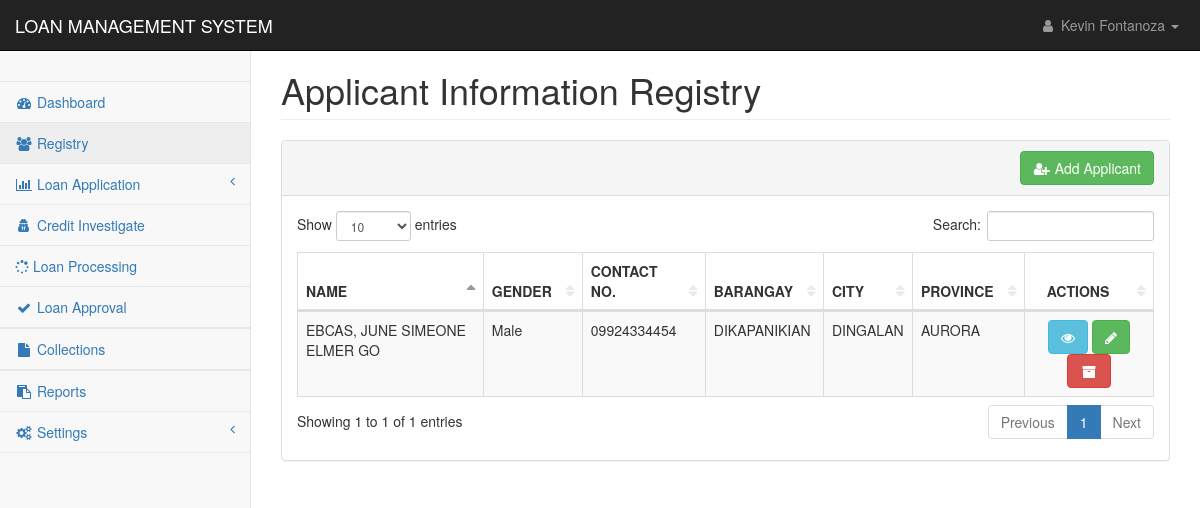
The page /pages/registry_applicant.php (signed in) on the database as committed earlier.
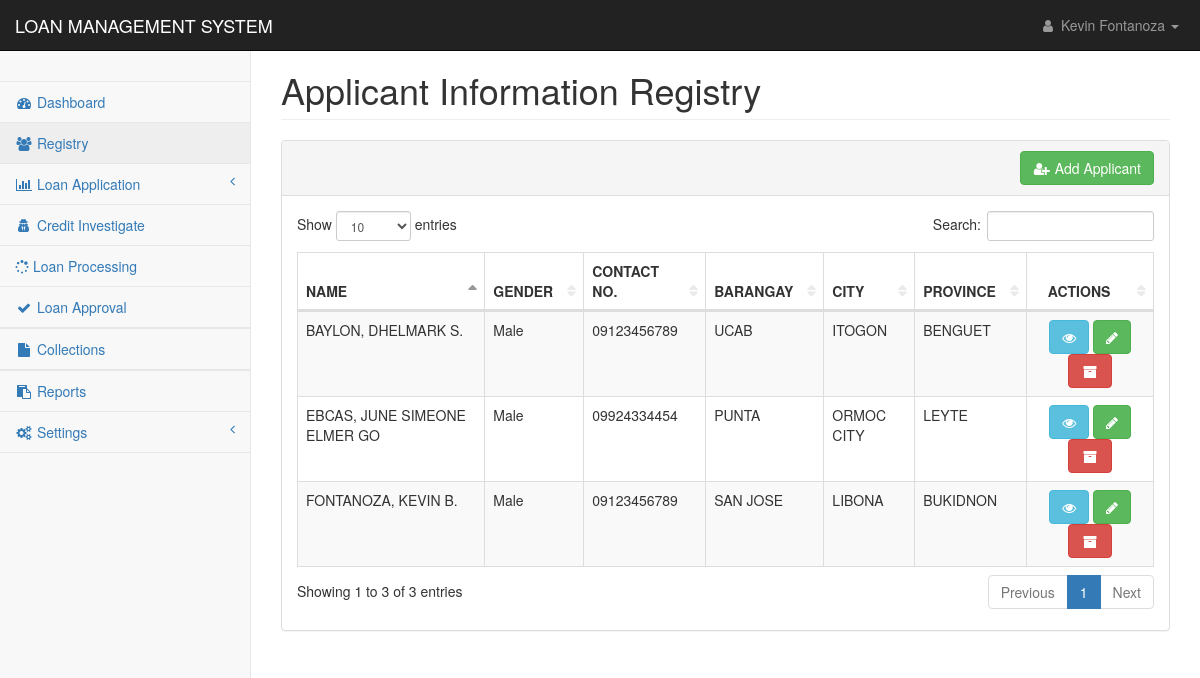
The same page on the database as committed later.
### tables this page shows
CREATE TABLE `applicants_personal` (
  `applicant_id` int(11) NOT NULL,
  `applicant_code` text NOT NULL,
  `firstname` text NOT NULL,
  `middlename` text NOT NULL,
  `lastname` text NOT NULL,
  `suffix` text NOT NULL,
  `nickname` text NOT NULL,
  `age` text NOT NULL,
  `gender` text NOT NULL,
  `contact1` text NOT NULL,
  `mstatus` text NOT NULL,
  `dob1` date NOT NULL,
  `pob1` text NOT NULL,
  `block1` text NOT NULL,
  `street1` text NOT NULL,
  `phase1` text NOT NULL,
  `brgy1` text NOT NULL,
  `city1` text NOT NULL,
  `province1` text NOT NULL,
  `map_url` text NOT NULL,
  `residence1` text NOT NULL,
  `lwith1` text NOT NULL,
  `block2` text NOT NULL,
  `street2` text NOT NULL,
  `phase2` text NOT NULL,
  `brgy2` text NOT NULL,
  `city2` text NOT NULL,
  `province2` text NOT NULL,
  `residence2` text NOT NULL,
  `lwith2` text NOT NULL,
  `mothername` text NOT NULL,
  `mothercon` text NOT NULL,
  `fathername` text NOT NULL,
  `fathercon` text NOT NULL,
  `file` text NOT NULL,
  `date_encoded` date NOT NULL
);

### config/conn.php (called while the page is built, shortened)
<?php
class DatabaseConnection
{
    public function connect()
    {
        $conn = new mysqli(DB_HOST,DB_USER,DB_PASSWORD,DB_DATABASE);
        return $this->conn = $conn;
    }
}
?>

### controller/reg_app.php (called while the page is built, shortened)
<?php
require_once('../config/conn.php');
class Registry extends DatabaseConnection {
    function display($table){
        $sql = "SELECT * FROM $table";
        $result = mysqli_query($this->connect(), $sql);
        return $result;
    }
    }
?>

### pages/registry_applicant.php (the view, shortened to what the changed rows need)
<?php
include('../config/conn.php');
include('../controller/reg_app.php');
if($_SESSION['user_id']){
?>
<!DOCTYPE html>
<html lang="en">
<head>
    <link href="../css/bootstrap.min.css" rel="stylesheet">
    <link href="../css/metisMenu.min.css" rel="stylesheet">
    <link href="../css/dataTables/dataTables.bootstrap.css" rel="stylesheet">
    <link href="../css/dataTables/dataTables.responsive.css" rel="stylesheet">
    <link href="../css/startmin.css" rel="stylesheet">
    <link href="../css/font-awesome.min.css" rel="stylesheet" type="text/css">
</head>
<body>
    <div id="wrapper">
        <?php include('nav.php');?>
        <div id="page-wrapper">
            <div class="container-fluid">
                <div class="row">
                    <div class="col-lg-12">
                        <h1 class="page-header">Applicant Information Registry</h1>
                    </div>
                </div>
                <div class="row">
                    <div class="col-lg-12">
                        <div class="panel panel-default">
                            <div class="panel-heading" align="right">
                                <a href="registry_application.php">
                                    <button type="button" class="btn btn-success">
                                        <i class="fa fa-fw" aria-hidden="true" title="Copy to use user-plus">&#xf234</i>
                                        Add Applicant
                                    </button>
                                </a>
                            </div>
                            <div class="panel-body">
                                <div class="table-responsive">
                                    <table class="table table-striped table-bordered table-hover"
                                        id="dataTables-example">
                                        <thead>
                                            <tr>
                                                <th>NAME</th>
                                                <th>GENDER</th>
                                                <th>CONTACT NO.</th>
                                                <th>BARANGAY</th>
                                                <th>CITY</th>
                                                <th>PROVINCE</th>
                                                <th class="text-center">ACTIONS</th>
                                            </tr>
                                        </thead>
                                        <tbody>
                                            <?php
                                                $applicant = new Registry();
                                                $result = $applicant->display("applicants_personal");
                                                foreach($result as $display){
                                            ?>
                                            <tr class="even gradeC">
                                                <td><?php echo $display['lastname'].', '.$display['firstname'].' '.$display['suffix'].' '.$display['middlename'];?>
                                                </td>
                                                <td><?php echo $display['gender'];?></td>
                                                <td><?php echo $display['contact1'];?></td>
                                                <td><?php echo $display['brgy1'];?></td>
                                                <td><?php echo $display['city1'];?></td>
                                                <td><?php echo $display['province1'];?></td>
                                                <td style="text-align:center">
                                                    <div class="tooltip-demo">
                                                        <a
                                                            href="registry_applicant_view.php?id=<?php echo $display['applicant_code'];?>">
                                                            <button type="button" class="btn btn-info"
                                                                data-toggle="tooltip" data-placement="top" title="View">
                                                                <i class="fa fa-eye" aria-hidden="true"></i>
                                                            </button>
                                                        </a>
                                                        <a
                                                            href="registry_applicant_update.php?id=<?php echo $display['applicant_code'];?>">
                                                            <button type="button" class="btn btn-success"
                                                                data-toggle="tooltip" data-placement="top" title="Edit">
                                                                <i class="fa fa-pencil" aria-hidden="true"></i>
                                                            </button>
                                                        </a>
                                                        <button data-target="#modal-<?= $display['applicant_code'] ?>"
                                                            type="button" class="btn btn-danger" data-toggle="modal"
                                                            data-placement="top" title="Archive">
                                                            <i class="fa fa-fw" aria-hidden="true"
                                                                title="Copy to use archive">&#xf187</i>
                                                        </button>
                                                    </div>
                                                </td>
                                            </tr>
                                            <?php
                                                }
                                            ?>
                                        </tbody>
                                    </table>
                                </div>
                            </div>
                        </div>
                    </div>
                </div>
            </div>
        </div>
    </div>
</body>
</html>
<?php
}else{
    header('location: index.php');
}
?>

Rows that differ between the two databases and show on the page:
changed applicants_personal "EBCAS": brgy1 "DIKAPANIKIAN" → "PUNTA"; city1 "DINGALAN" → "ORMOC CITY"; province1 "AURORA" → "LEYTE"
added applicants_personal: lastname "BAYLON", firstname "DHELMARK", middlename "S.", gender "Male", contact1 "09123456789", brgy1 "UCAB", city1 "ITOGON", province1 "BENGUET"
added applicants_personal: lastname "FONTANOZA", firstname "KEVIN", middlename "B.", gender "Male", contact1 "09123456789", brgy1 "SAN JOSE", city1 "LIBONA", province1 "BUKIDNON"
Other text that changed with them:
text written by a page script: "Show entries Search: Showing 1 to 1 of 1 entries Previous 1 Next" → "Show entries Search: Showing 1 to 3 of 3 entries Previous 1 Next"
